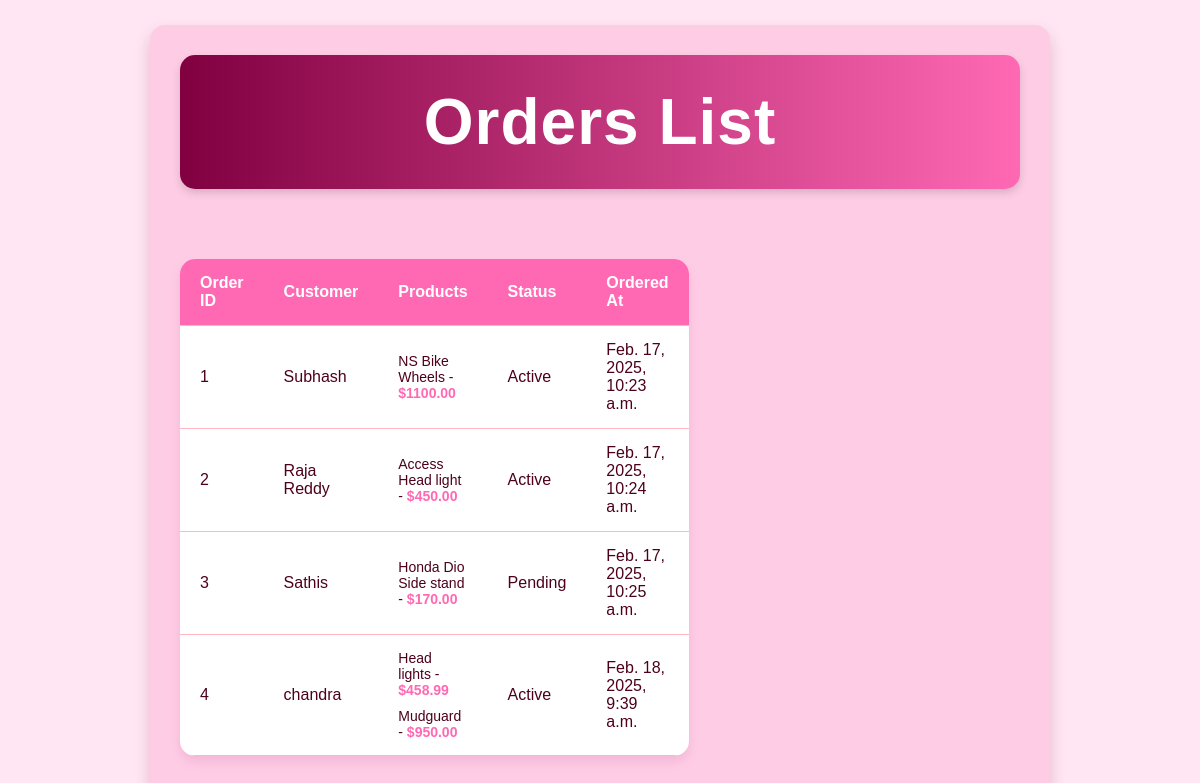
Screenshot of /orders/ with the database file from the repository.
### store/models.py (models this page shows, shortened)
class Order(models.Model):
    customer = models.ForeignKey(Customer, on_delete=models.CASCADE)
    products = models.ManyToManyField(Product)
    ordered_at = models.DateTimeField(auto_now_add=True)
    status = models.CharField(max_length=20, default="Pending")

class Customer(models.Model):
    name = models.CharField(max_length=255)
    email = models.EmailField()
    address = models.TextField()

class Product(models.Model):
    name = models.CharField(max_length=255)
    description = models.TextField()
    price = models.DecimalField(max_digits=10, decimal_places=2)
    stock = models.PositiveIntegerField()

### store/views.py (the view)
# urls.py: path('orders/', views.orders, name='orders'),
def orders(request):
    orders = Order.objects.all()
    return render(request, 'store/orders.html', {'orders': orders})

### store/templates/store/orders.html (shortened to what this page needs)
<!DOCTYPE html>
<html lang="en">
<head>
    <link rel="stylesheet" href="/static/style.css">
</head>
<body>
    <div class="container">
        <header>
            <h1>Orders List</h1>
        </header>
        <table>
            <thead>
                <tr>
                    <th>Order ID</th>
                    <th>Customer</th>
                    <th>Products</th>
                    <th>Status</th>
                    <th>Ordered At</th>
                </tr>
            </thead>
            <tbody>
                {% for order in orders %}
                <tr>
                    <td>{{ order.id }}</td>
                    <td>{{ order.customer.name }}</td>
                    <td>
                        <ul>
                            {% for product in order.products.all %}
                            <li>{{ product.name }} - <span class="product-price">${{ product.price }}</span></li>
                            {% empty %}
                            <li>No products in this order</li>
                            {% endfor %}
                        </ul>
                    </td>
                    <td>{{ order.status }}</td>
                    <td>{{ order.ordered_at }}</td>
                </tr>
                {% empty %}
                <tr>
                    <td colspan="5">No orders available.</td>
                </tr>
                {% endfor %}
            </tbody>
        </table>
    </div>
</body>
</html>

### store/templates/store/static/style.css (style rules this page uses)
* { margin: 0; padding: 0; box-sizing: border-box; }
body { font-family: "Times New Roman", serif; background-color: #e6ffe6; color: #004d00; display: flex; flex-direction: column; align-items: center; min-height: 100vh; }
.container { width: 90%; max-width: 1200px; display: grid; grid-template-areas: "header header" "sidebar main" "footer footer"; grid-template-columns: 250px auto; grid-template-rows: auto 1fr auto; gap: 10px; margin-top: 20px; border-radius: 10px; overflow: hidden; box-shadow: 0px 4px 12px rgba(0, 128, 0, 0.4); }
header { grid-area: header; background: linear-gradient(to right, #008000, #32CD32); color: white; text-align: center; padding: 25px; font-size: 28px; font-weight: bold; letter-spacing: 1px; border-radius: 10px 10px 0 0; box-shadow: 0px 4px 6px rgba(0, 0, 0, 0.3); }

### store/templates/store/orders.html (style rules this page uses)
body { background-color: #ffe6f2; color: #4d0019; font-family: "Arial", sans-serif; display: flex; justify-content: center; align-items: center; min-height: 100vh; margin: 0; padding: 0; }
.container { width: 90%; max-width: 900px; background: #ffcce6; padding: 30px; border-radius: 15px; box-shadow: 0px 8px 16px rgba(128, 0, 64, 0.2); }
header { background: linear-gradient(to right, #800040, #FF69B4); color: white; text-align: center; padding: 30px; font-size: 32px; font-weight: bold; border-radius: 15px; margin-bottom: 30px; box-shadow: 0 4px 8px rgba(0, 0, 0, 0.15); }
table { width: 100%; border-collapse: collapse; margin-top: 30px; background-color: white; border-radius: 15px; overflow: hidden; box-shadow: 0px 6px 12px rgba(128, 0, 64, 0.1); }
th, td { padding: 15px 20px; text-align: left; border-bottom: 1px solid #FFB6C1; font-size: 16px; }
th { background-color: #FF69B4; color: white; }
td ul { list-style-type: none; padding: 0; margin: 0; }
td ul li { margin-bottom: 10px; font-size: 14px; color: #4d0019; }
td ul li:last-child { margin-bottom: 0; }
.product-price { font-weight: bold; color: #FF69B4; }

### rows the page displays
Order: id "1", customer.name "Subhash", status "Active", ordered_at "Feb. 17, 2025, 10:23 a.m."
Product: name "NS Bike Wheels", price "1100.00"
Order: id "2", customer.name "Raja Reddy", status "Active", ordered_at "Feb. 17, 2025, 10:24 a.m."
Product: name "Access Head light", price "450.00"
Order: id "3", customer.name "Sathis", status "Pending", ordered_at "Feb. 17, 2025, 10:25 a.m."
Product: name "Honda Dio Side stand", price "170.00"
Order: id "4", customer.name "chandra", status "Active", ordered_at "Feb. 18, 2025, 9:39 a.m."
Product: name "Head lights", price "458.99"
Product: name "Mudguard", price "950.00"
